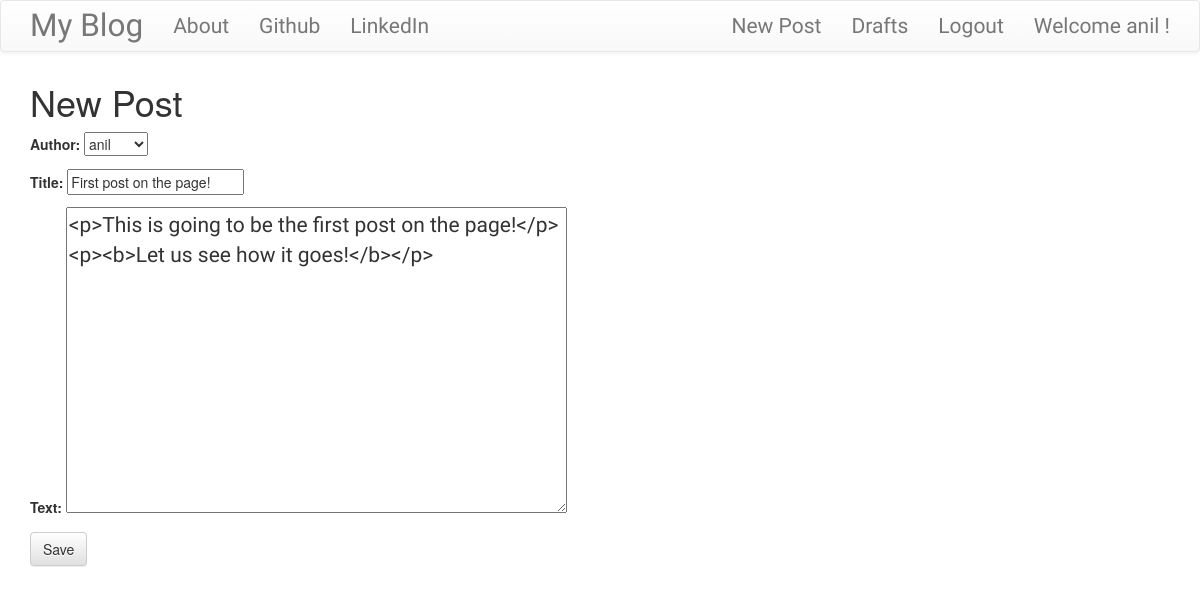
Screenshot of /post/1/edit/ (signed in) with the database file from the repository.
### blog/models.py (models this page shows, shortened)
class Post(models.Model):
    author = models.ForeignKey('auth.User')
    title = models.CharField(max_length=200)
    text = models.TextField()
    create_date = models.DateTimeField(default=timezone.now)
    published_date = models.DateTimeField(blank=True,null=True)

### blog/views.py (the view)
# urls.py: url(r'^post/(?P<pk>\d+)/edit/$',views.PostUpdateView.as_view(),name='post_edit'),
class PostUpdateView(LoginRequiredMixin,UpdateView):
    login_url = '/login/'
    redirect_field_name = 'blog/post_detail.html'
    form_class = PostForm
    model = Post

### blog/forms.py
class PostForm(forms.ModelForm):
    class Meta():
        model = Post
        fields = ('author','title','text')
        widgets = {
            'title':forms.TextInput(attrs={'class':'textinputclass'}),
            'text':forms.Textarea(attrs={'class':'editable medium-editor-textarea postcontent'})
        }

### blog/templates/blog/post_form.html (shortened to what this page needs)
{% extends 'blog/base.html' %}
{% block content %}
<h1>New Post</h1>
<form class="post-form"  method="POST">
  {{form.as_p}}
  <button type="submit" class ='save btn btn-default' >Save</button>
</form>
{% endblock %}

### blog/templates/blog/base.html (shortened to what this page needs)
<!DOCTYPE html>
{% load staticfiles %}
<html>
  <head>
    <link rel="stylesheet" href="https://maxcdn.bootstrapcdn.com/bootstrap/3.3.7/css/bootstrap.min.css">
    <link rel="stylesheet" href="https://maxcdn.bootstrapcdn.com/bootstrap/3.3.7/css/bootstrap-theme.min.css">
    <link rel="stylesheet" href="//cdn.jsdelivr.net/medium-editor/latest/css/medium-editor.min.css" type="text/css" media="screen" charset="utf-8">
<link rel="stylesheet" href="{% static 'css/blog.css' %}">
  </head>
  <body>
    <nav class="navbar navbar-default techfont custom-navbar">
<div class="container">
      <ul class="nav navbar-nav">
        <li><a class ='navbar-brand bigbrand' href="{% url 'post_list' %}">My Blog</a></li>
        <li><a href="{% url 'about' %}">About</a></li>
        <li><a href="https://www.github.com">Github</a></li>
        <li><a href="https://www.linkedin.com">LinkedIn</a></li>
      </ul>
<ul class="nav navbar-nav navbar-right">
  {% if user.is_authenticated %}
<li><a href="{% url 'post_new' %}">New Post</a></li>
<li><a href="{% url 'post_draft_list' %}">Drafts</a></li>
<li><a href="{% url 'logout' %}">Logout</a></li>
<li><a href="/">Welcome {{user.username}} !</a></li>
{% else %}
<li><a href="{% url 'login' %}"><span class="glyphicon glyphicon-user"></span></a></li>
  {% endif %}
</ul>
    </nav>
    <div class="content container">
      <div class="row">
        <div class="col-md-8">
          <div class="blog_posts">
            {% block content %}
            {% endblock %}
          </div>
        </div>
      </div>
    </div>
  </body>
</html>

### blog/static/css/blog.css (style rules this page uses)
.techfont { font-family: 'Jura', sans-serif; font-size: 1.5em; margin-bottom: 10px; }
.bigbrand { font-size: 1.5em; }
.postcontent { font-family: 'Montserrat Alternates', sans-serif; font-size: 1.5em; }

### rows the page displays
Post: author "anil", title "First post on the page!", text "<p>This is going to be the first post on the page!</p><p><b>Let us see how it goes!</b></p>"

### other values shown
{{ user.username }} "anil"
